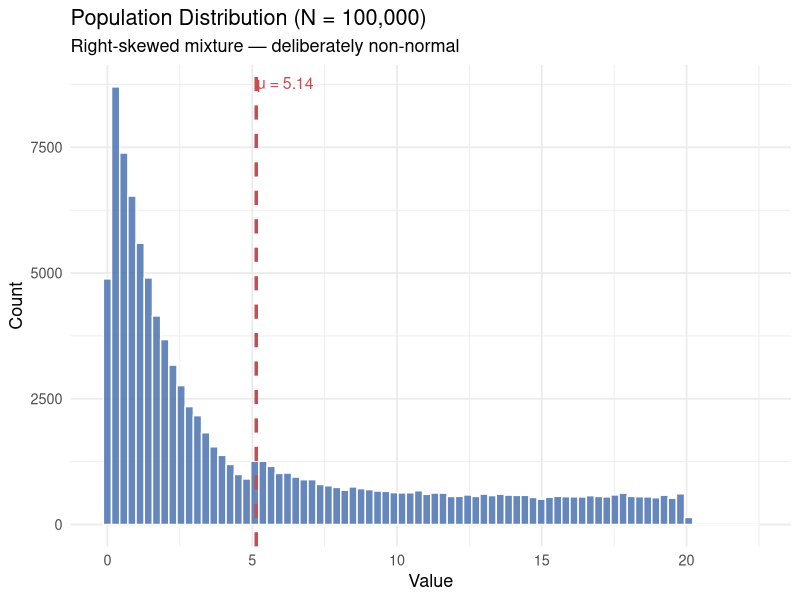

R code for this plot: (Note: this script raises an error after producing the figure.)
## ---- chunk 1
library(ggplot2)
library(dplyr)
library(tidyr)

set.seed(42)  # makes results reproducible
## ---- chunk 2
N <- 100000  # population size

population <- c(
  rexp(N * 0.7, rate = 0.5),          # skewed component
  runif(N * 0.3, min = 5, max = 20)   # heavy right tail
)

pop_mean <- mean(population)
pop_sd   <- sd(population)

cat(sprintf("Population mean: %.2f\n", pop_mean))
cat(sprintf("Population SD:   %.2f\n", pop_sd))
## ---- chunk 3
ggplot(data.frame(x = population), aes(x = x)) +
  geom_histogram(bins = 80, fill = "#4C72B0", colour = "white", alpha = 0.85) +
  geom_vline(xintercept = pop_mean, colour = "#C44E52", linewidth = 1.2, linetype = "dashed") +
  annotate("text", x = pop_mean + 1, y = Inf, vjust = 2,
           label = paste0("μ = ", round(pop_mean, 2)), colour = "#C44E52", size = 4) +
  labs(
    title = "Population Distribution (N = 100,000)",
    subtitle = "Right-skewed mixture — deliberately non-normal",
    x = "Value", y = "Count"
  ) +
  theme_minimal(base_size = 13)
## ---- chunk 4
n_simulations <- 1000
sample_sizes  <- c(small = 5, medium = 30, large = 200)

# For each sample size, collect 1000 sample means
results <- lapply(names(sample_sizes), function(label) {
  n <- sample_sizes[[label]]
  means <- replicate(n_simulations, mean(sample(population, size = n, replace = TRUE)))
  data.frame(
    sample_size = label,
    n           = n,
    sample_mean = means
  )
})

sim_df <- bind_rows(results) %>%
  mutate(sample_size = factor(sample_size, levels = c("small", "medium", "large")))

# Theoretical standard error for each size: σ / √n
se_df <- data.frame(
  sample_size = factor(names(sample_sizes), levels = c("small", "medium", "large")),
  n           = unname(sample_sizes),
  theoretical_se = pop_sd / sqrt(unname(sample_sizes))
)

head(sim_df)
## ---- chunk 5
# Labels for facets showing actual SE from simulation
facet_labels <- sim_df %>%
  group_by(sample_size, n) %>%
  summarise(observed_se = sd(sample_mean), .groups = "drop") %>%
  left_join(se_df, by = c("sample_size", "n")) %>%
  mutate(label = sprintf(
    "n = %d  |  Observed SE = %.2f  |  Theoretical SE (σ/√n) = %.2f",
    n, observed_se, theoretical_se
  ))

label_vec <- setNames(facet_labels$label, facet_labels$sample_size)

ggplot(sim_df, aes(x = sample_mean, fill = sample_size)) +
  geom_histogram(aes(y = after_stat(density)), bins = 45,
                 colour = "white", alpha = 0.85) +
  stat_function(
    fun  = dnorm,
    args = list(mean = pop_mean, sd = pop_sd / sqrt(5)),
    data = data.frame(sample_size = factor("small", levels = c("small","medium","large"))),
    colour = "#333333", linewidth = 0.9, linetype = "dashed", inherit.aes = FALSE,
    aes(x = sample_mean)
  ) +
  geom_vline(xintercept = pop_mean, colour = "#C44E52", linewidth = 1, linetype = "dashed") +
  facet_wrap(~ sample_size, scales = "free_y",
             labeller = labeller(sample_size = label_vec)) +
  scale_fill_manual(values = c(small = "#DD8452", medium = "#55A868", large = "#4C72B0")) +
  labs(
    title    = "Sampling Distribution of the Mean — 1,000 Simulations",
    subtitle = "Red dashed line = population mean μ",
    x = "Sample Mean", y = "Density",
    fill = "Sample size"
  ) +
  theme_minimal(base_size = 12) +
  theme(legend.position = "none", strip.text = element_text(size = 9))
## ---- chunk 6
sim_df %>%
  group_by(sample_size, n) %>%
  summarise(
    mean_of_means  = round(mean(sample_mean), 3),
    observed_SE    = round(sd(sample_mean), 3),
    theoretical_SE = round(pop_sd / sqrt(n[1]), 3),
    .groups = "drop"
  )
## ---- chunk 7
se_summary <- sim_df %>%
  group_by(sample_size, n) %>%
  summarise(observed_SE = sd(sample_mean), .groups = "drop") %>%
  left_join(se_df, by = c("sample_size", "n")) %>%
  pivot_longer(cols = c(observed_SE, theoretical_se),
               names_to = "type", values_to = "SE") %>%
  mutate(type = recode(type,
    observed_SE    = "Observed (simulation)",
    theoretical_se = "Theoretical (σ/√n)"
  ))

ggplot(se_summary, aes(x = factor(n), y = SE, fill = type)) +
  geom_col(position = "dodge", alpha = 0.85, width = 0.6) +
  scale_fill_manual(values = c("Observed (simulation)" = "#4C72B0",
                               "Theoretical (σ/√n)"    = "#C44E52")) +
  labs(
    title = "Standard Error: Observed vs. Theoretical",
    x = "Sample size (n)", y = "Standard Error", fill = NULL
  ) +
  theme_minimal(base_size = 13) +
  theme(legend.position = "top")
## ---- chunk 8
ggplot(sim_df, aes(sample = sample_mean, colour = sample_size)) +
  stat_qq(alpha = 0.4, size = 0.8) +
  stat_qq_line(linewidth = 0.9) +
  facet_wrap(~ sample_size) +
  scale_colour_manual(values = c(small = "#DD8452", medium = "#55A868", large = "#4C72B0")) +
  labs(
    title    = "Normal Q-Q Plots of Sample Means",
    subtitle = "Points on the line → approximately normal",
    x = "Theoretical quantiles", y = "Sample quantiles"
  ) +
  theme_minimal(base_size = 13) +
  theme(legend.position = "none")
